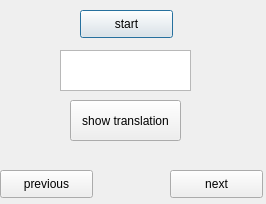
<?xml version="1.0" encoding="UTF-8"?>
<ui version="4.0">
 <class>thidialog</class>
 <widget class="QDialog" name="thidialog">
  <property name="geometry">
   <rect>
    <x>0</x>
    <y>0</y>
    <width>266</width>
    <height>204</height>
   </rect>
  </property>
  <property name="windowTitle">
   <string>Dialog</string>
  </property>
  <widget class="QPushButton" name="start">
   <property name="geometry">
    <rect>
     <x>80</x>
     <y>10</y>
     <width>93</width>
     <height>28</height>
    </rect>
   </property>
   <property name="text">
    <string>start</string>
   </property>
  </widget>
  <widget class="QTextEdit" name="textEdit">
   <property name="geometry">
    <rect>
     <x>60</x>
     <y>50</y>
     <width>131</width>
     <height>41</height>
    </rect>
   </property>
  </widget>
  <widget class="QPushButton" name="next">
   <property name="geometry">
    <rect>
     <x>170</x>
     <y>170</y>
     <width>93</width>
     <height>28</height>
    </rect>
   </property>
   <property name="text">
    <string>next</string>
   </property>
  </widget>
  <widget class="QPushButton" name="previous">
   <property name="geometry">
    <rect>
     <x>0</x>
     <y>170</y>
     <width>93</width>
     <height>28</height>
    </rect>
   </property>
   <property name="text">
    <string>previous</string>
   </property>
  </widget>
  <widget class="QPushButton" name="translation">
   <property name="geometry">
    <rect>
     <x>70</x>
     <y>100</y>
     <width>111</width>
     <height>41</height>
    </rect>
   </property>
   <property name="text">
    <string>show translation</string>
   </property>
  </widget>
 </widget>
 <resources/>
 <connections/>
</ui>
